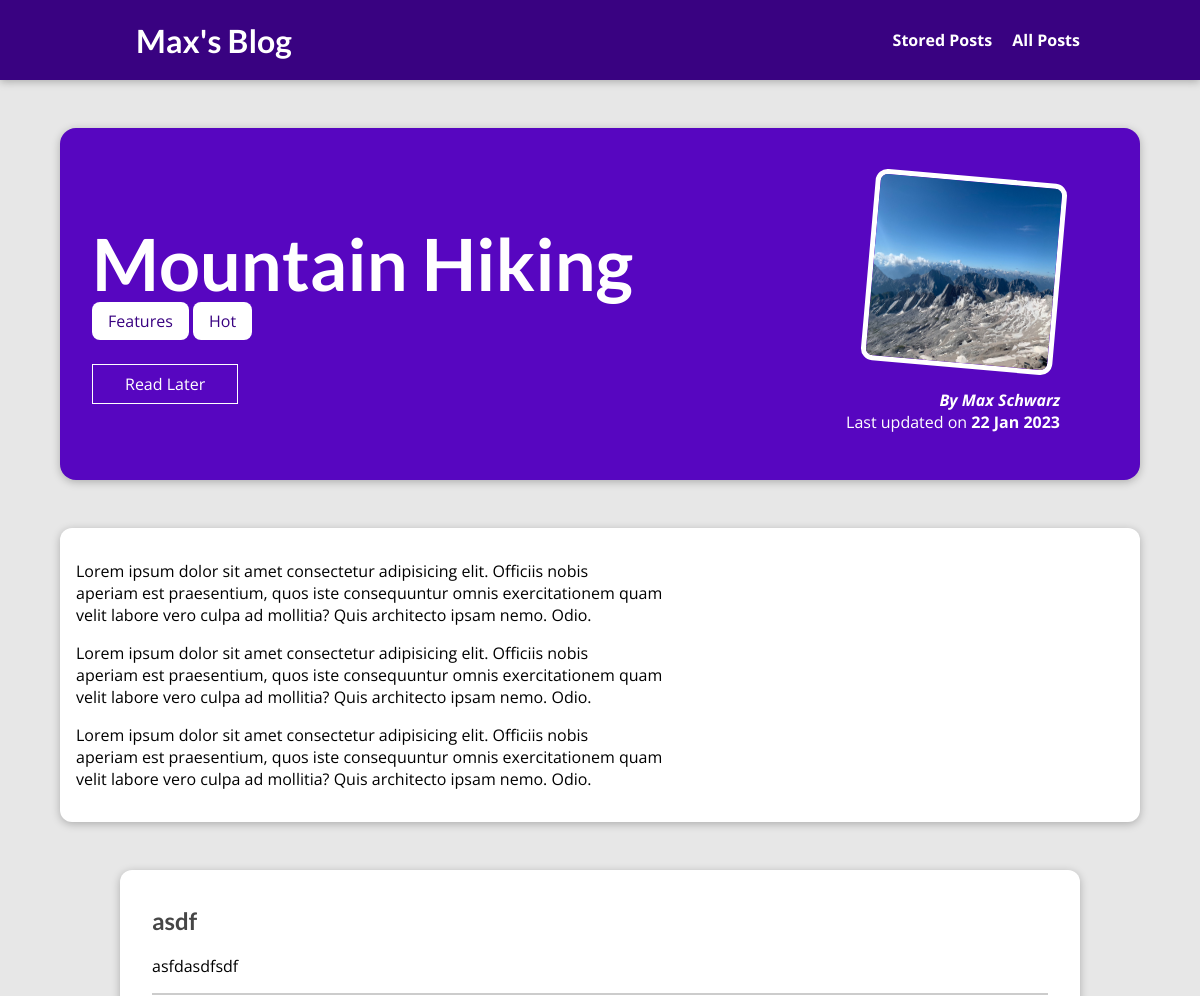
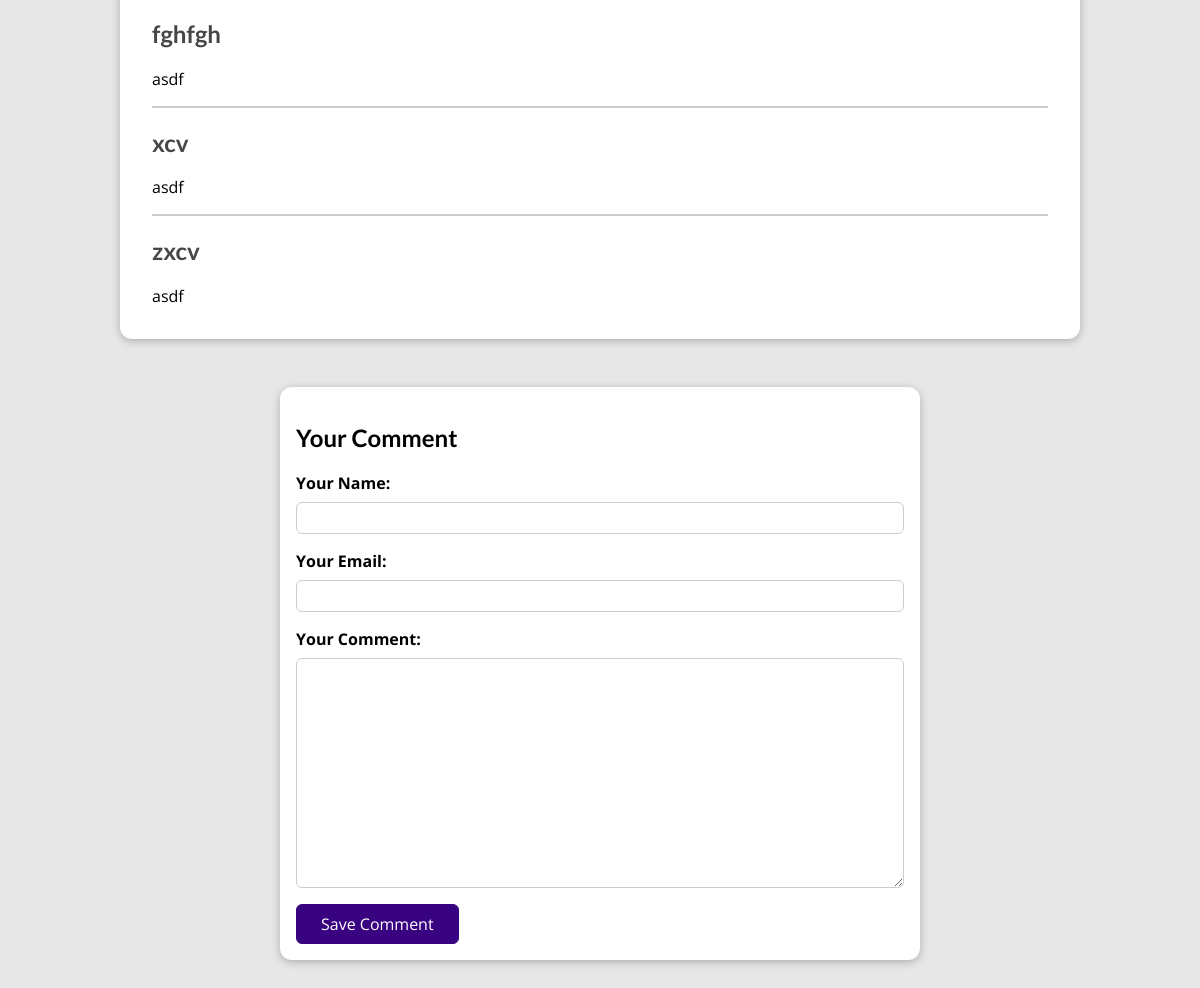
The page /posts/hike-in-the-mountains on the database its author committed (2 pictures, top to bottom).
### blog/models.py (models this page shows, shortened)
class Post(models.Model):
  title = models.CharField(max_length=150)
  excerpt = models.CharField(max_length=200)
  image = models.ImageField(upload_to='posts', null=True)
  date = models.DateField(auto_now=True)
  slug = models.SlugField(unique=True, db_index=True)
  content = models.TextField(validators=[MinLengthValidator(10)])
  author = models.ForeignKey(Author, on_delete=models.SET_NULL, null=True, related_name='posts')
  tags = models.ManyToManyField(Tag)

class Tag(models.Model):
  caption = models.CharField(max_length=20)

class Author(models.Model):
  first_name = models.CharField(max_length=100)
  last_name = models.CharField(max_length=100)
  email_address = models.EmailField()
  def full_name(self):
    return f'{self.first_name} {self.last_name}'
  def __str__(self):
    return self.full_name()

class Comment(models.Model):
  user_name = models.CharField(max_length=120)
  user_email = models.EmailField()
  text = models.TextField(max_length=400)
  post = models.ForeignKey(Post, on_delete=models.CASCADE, related_name='comments')

### blog/views.py (the view, shortened to what this page needs)
# urls.py: path('posts/<slug:slug>', views.SinglePostView.as_view(), name='post-detail-page'),
class SinglePostView(View):
    def is_stored_post(self, request, post_id):
        stored_posts = request.session.get("stored_posts")
        if stored_posts is not None:
            is_saved_for_later = post_id in stored_posts
        else:
            is_saved_for_later = False
        return is_saved_for_later
    def get(self, request, slug):
        post = Post.objects.get(slug=slug)
        context = {
            "post": post,
            "post_tags": post.tags.all(),
            "comment_form": CommentForm(),
            "comments": post.comments.all().order_by("-id"),
            "saved_for_later": self.is_stored_post(request, post.id)
        }
        return render(request, "blog/post-detail.html", context)

### blog/forms.py
class CommentForm(forms.ModelForm):
  class Meta:
    model = Comment
    exclude = ['post']
    labels = {
      'user_name': 'Your Name',
      'user_email': 'Your Email',
      'text': 'Your Comment'
    }

### blog/templates/blog/post-detail.html (shortened to what this page needs)
{% extends "base.html" %}
{% load static %}
{% block css_files %}
  <link rel="stylesheet" href="{% static "blog/post-detail.css" %}"/>
{% endblock %}
{% block content %}
<section id="summary">
  <h2>{{ post.title }}</h2>
  <div>
    {% for tag in post_tags %}
      <span class="tag">{{ tag.caption }}</span>
    {% endfor %}
  </div>
  <div id="read-later">
    <form action="{% url "read-later" %}" method="POST">
      <button>
        {% if saved_for_later %}
          Remove from "Read Later" List
        {% else %}
          Read Later
        {% endif %}
      </button>
    </form>
  </div>
  <article>
    <img src="{{ post.image.url }}" alt="{{ post.title }}"/>
    <address>By <a href="mailto:{{post.author.email_address}}">{{ post.author }}</a></address>
    <div>
      Last updated on <time>{{ post.date|date:"d M Y" }}</time>
    </div>
  </article>
</section>
<main>
  {{ post.content|linebreaks }}
</main>
<section id="comments">
  <ul>
    {% for comment in comments %}
      <li>
        <h2>{{ comment.user_name }}</h2>
        <p>{{ comment.text|linebreaks }}</p>
      </li>
    {% endfor %}
  </ul>
</section>
<section id="comment-form">
  <h2>Your Comment</h2>
  <form action="{% url "post-detail-page" post.slug %}" method="POST">
    {% for form_field in comment_form %}
      <div class="form-control {% if form_field.errors %}invalid{% endif %}">
        {{ form_field.label_tag }}
        {{ form_field }}
      </div>
    {% endfor %}
    <button>Save Comment</button>
  </form>
</section>
{% endblock %}

### templates/base.html (shortened to what this page needs)
{% load static %}
<!DOCTYPE html>
<html lang="en">
<head>
  <link rel="stylesheet" href="{% static "app.css" %}">
  {% block css_files %}{% endblock %}
</head>
<body>
  <header id="main-navigation">
    <h1><a href="{% url "starting-page" %}">Max's Blog</a></h1>
    <nav>
      <a href="{% url "read-later" %}">Stored Posts</a>
      <a href="{% url "posts-page" %}">All Posts</a>
    </nav>
  </header>
  {% block content %}{% endblock %}
</body>
</html>

### static/app.css (style rules this page uses)
* { box-sizing: border-box; }
html { font-family: 'Open Sans', 'Lato', sans-serif; }
body { margin: 0; }
h1, h2, h3 { font-family: 'Lato', sans-serif; font-weight: bold; }
#main-navigation { width: 100%; height: 5rem; display: flex; justify-content: space-between; align-items: center; padding: 0 10%; position: absolute; top: 0; left: 0; }
#main-navigation a { text-decoration: none; color: white; font-weight: bold; margin-left: 1rem; }

### blog/static/blog/post-detail.css (style rules this page uses)
body { background-color: #e7e7e7; }
#main-navigation { background-color: #390281; box-shadow: 0 2px 8px rgba(0, 0, 0, 0.25); }
#summary { margin: 8rem auto 3rem auto; padding: 2rem; width: 90%; max-width: 90rem; border-radius: 16px; background-color: #5706c0; position: relative; box-shadow: 0 2px 8px rgba(0, 0, 0, 0.25); height: 22rem; }
#summary h2 { color: white; font-size: 4.5rem; margin-bottom: 0.25rem; }
#summary article { position: absolute; top: 2rem; right: 3rem; padding: 1rem 2rem; border-radius: 12px; text-align: right; color: white; }
#summary article img { width: 12rem; height: 12rem; border-radius: 12px; transform: rotateZ(5deg); border: 5px solid white; margin-bottom: 1rem; }
#summary address { font-weight: bold; }
#summary a { color: white; text-decoration: none; }
#summary time { font-weight: bold; }
#read-later { margin: 2rem 0; }
#read-later button { background-color: transparent; border: 1px solid white; padding: 0.5rem 2rem; font: inherit; color: white; cursor: pointer; }
main { width: 90%; max-width: 90rem; margin: 3rem auto; background-color: white; padding: 1rem; border-radius: 12px; box-shadow: 0 2px 8px rgba(0, 0, 0, 0.25); }
.tag { background-color: white; color: #390281; padding: 0.5rem 1rem; border-radius: 8px; }
#comment-form { margin: 3rem auto; width: 90%; max-width: 40rem; border-radius: 12px; background-color: white; box-shadow: 0 2px 8px rgba(0, 0, 0, 0.25); padding: 1rem; }
#comment-form button { font: inherit; background-color: #390281; color: white; border: 1px solid #390281; padding: 0.5rem 1.5rem; border-radius: 6px; cursor: pointer; }
.form-control { margin-bottom: 1rem; }
.form-control label { font-weight: bold; margin-bottom: 0.5rem; display: block; }
.form-control input, .form-control textarea { display: block; width: 100%; font: inherit; padding: 0.25rem; border-radius: 6px; border: 1px solid #ccc; }
#comments { margin: 3rem auto; width: 90%; max-width: 60rem; border-radius: 12px; background-color: white; box-shadow: 0 2px 8px rgba(0, 0, 0, 0.25); padding: 1rem 2rem; }
#comments ul { list-style: none; margin: 0; padding: 0; }
#comments li { margin-bottom: 1rem; border-bottom: 2px solid #ccc; }
#comments li:last-of-type { border-bottom: none; }
#comments h2 { color: #464646; }

### rows shown on the page
Post: title "Mountain Hiking", image (picture), author "Max Schwarz", date "22 Jan 2023", content "Lorem ipsum dolor sit amet consectetur adipisicing elit. Officiis nobis aperiam est praesentium, quos iste consequuntur omnis exercitationem quam velit labore vero culpa ad mollitia? Quis architecto ipsam nemo. Odio. Lorem ipsum dolor sit amet consectetur adipisicing elit. Officiis nobis aperiam est praesentium, quos iste consequuntur omnis exercitationem quam velit labore vero culpa ad mollitia? Quis architecto ipsam nemo. Odio. Lorem ipsum dolor sit amet consectetur adipisicing elit. Officiis nobis aperiam est praesentium, quos iste consequuntur omnis exercitationem quam velit labore vero culpa ad mollitia? Quis architecto ipsam nemo. Odio."
Tag: caption "Features"
Tag: caption "Hot"
Comment: user_name "asdf", text "asfdasdfsdf"
Comment: user_name "fghfgh", text "asdf"
Comment: user_name "xcv", text "asdf"
Comment: user_name "zxcv", text "asdf"
